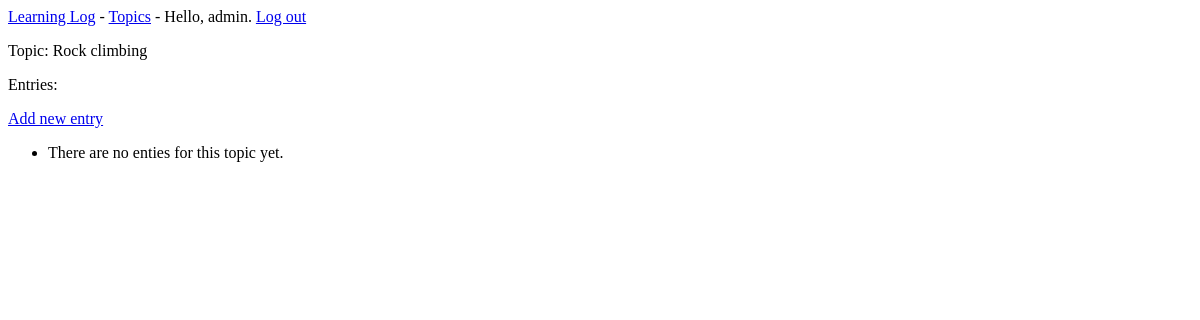
The app's page /topics/2/ (signed in), older data.
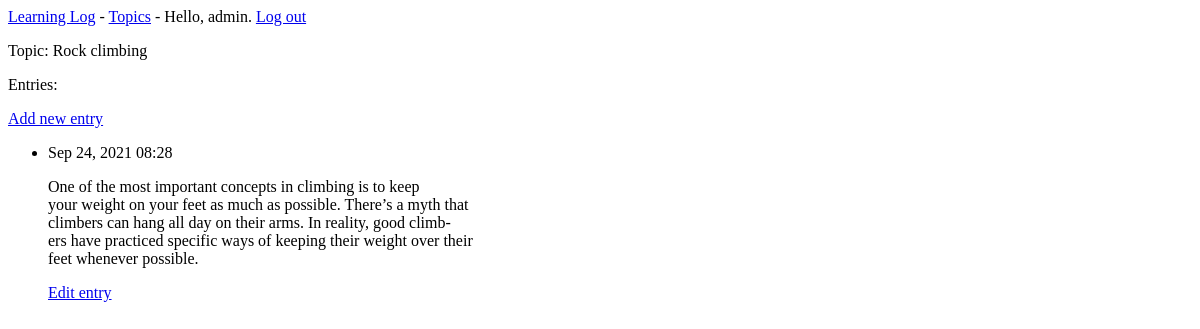
The same page, newer data.
### learning_log/models.py (models this page shows, shortened)
class Entry(models.Model):
    topic = models.ForeignKey(Topic, on_delete=models.CASCADE)
    text = models.TextField()
    date_added = models.DateTimeField(auto_now_add=True)
    class Meta:
        verbose_name_plural = 'entries'

### learning_log/views.py (the view)
# urls.py: path('topics/<int:topic_id>/' , views.topic, name= 'topic'),
@login_required
def topic(request, topic_id):
    topic = Topic.objects.get(id=topic_id)
    if topic.owner != request.user:
        raise Http404
    entries = topic.entry_set.order_by('-date_added')
    context = {'topic': topic, 'entries': entries}
    return render(request, 'learning_log/topic.html', context)

### learning_log/models.py (called while the page is built)
    def __str__(self):
        return self.text

### learning_log/templates/learning_log/topic.html
{% extends "learning_log/base.html" %}
{% block content %}
    <p>Topic: {{ topic }}</p>
    <p>Entries:</p>
    <p>
        <a href="{% url 'learning_log:new_entry' topic.id %}">Add new entry</a>
    </p>
    <ul>
    {% for entry in entries %}
        <li>
            <p>{{ entry.date_added|date:'M d, Y H:i' }}</p>
            <p>{{ entry.text|linebreaks }}</p>
            <p>
                <a href="{% url 'learning_log:edit_entry' entry.id %}">Edit entry</a>
            </p>
        </li>
    {% empty %}
        <li>There are no enties for this topic yet. </li>
    {% endfor %}
    </ul>
{% endblock content %}

Row changes from the older to the newer data that the page shows:
added Entry: date_added "Sep 24, 2021 08:28", text "One of the most important concepts in climbing is to keep your weight on your feet as much as possible. There’s a myth that climbers can hang all day on their arms. In reality, good climb- ers have practiced specific ways of keeping their weight over their feet whenever possible."
Text that changed along with them:
text no longer shown: "There are no enties for this topic yet."
